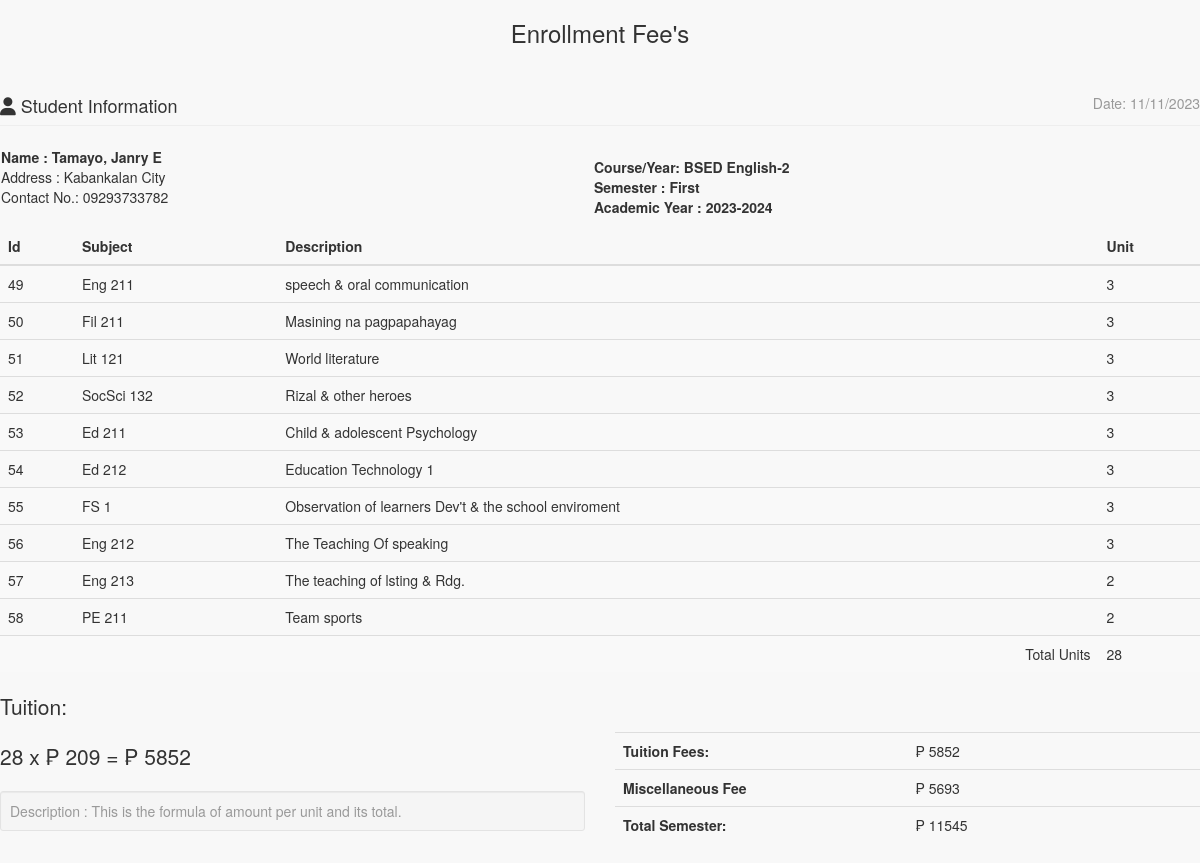
The page /admin/enrollees/statementaccnt.php?IDNO=100000057 on the database its author committed.
### tables this page shows
CREATE TABLE `tblstudent` (
  `S_ID` int(11) NOT NULL AUTO_INCREMENT,
  `IDNO` int(20) NOT NULL,
  `FNAME` varchar(40) NOT NULL,
  `LNAME` varchar(40) NOT NULL,
  `MNAME` varchar(40) NOT NULL,
  `SEX` varchar(10) NOT NULL DEFAULT 'Male',
  `BDAY` date NOT NULL,
  `BPLACE` text NOT NULL,
  `STATUS` varchar(30) NOT NULL,
  `AGE` int(30) NOT NULL,
  `NATIONALITY` varchar(40) NOT NULL,
  `RELIGION` varchar(255) NOT NULL,
  `CONTACT_NO` varchar(40) NOT NULL,
  `HOME_ADD` text NOT NULL,
  `ACC_USERNAME` varchar(255) NOT NULL,
  `ACC_PASSWORD` text NOT NULL,
  `student_status` text NOT NULL,
  `YEARLEVEL` int(11) NOT NULL,
  `COURSE_ID` int(11) NOT NULL,
  `STUDPHOTO` varchar(255) NOT NULL,
  `SEMESTER` varchar(30) NOT NULL,
  `SYEAR` varchar(30) NOT NULL,
  `NewEnrollees` tinyint(1) NOT NULL,
  PRIMARY KEY (`S_ID`),
  UNIQUE KEY `IDNO` (`IDNO`)
);

CREATE TABLE `course` (
  `COURSE_ID` int(11) NOT NULL AUTO_INCREMENT,
  `COURSE_NAME` varchar(30) NOT NULL,
  `COURSE_LEVEL` int(11) NOT NULL DEFAULT '1',
  `COURSE_MAJOR` varchar(30) NOT NULL DEFAULT 'None',
  `COURSE_DESC` varchar(255) NOT NULL,
  `DEPT_ID` int(11) NOT NULL,
  `SETSEMESTER` varchar(90) NOT NULL,
  PRIMARY KEY (`COURSE_ID`),
  KEY `DEPT_ID` (`DEPT_ID`)
);

CREATE TABLE `subject` (
  `SUBJ_ID` int(11) NOT NULL AUTO_INCREMENT,
  `SUBJ_CODE` varchar(30) NOT NULL,
  `SUBJ_DESCRIPTION` varchar(255) NOT NULL,
  `UNIT` int(2) NOT NULL,
  `PRE_REQUISITE` varchar(30) NOT NULL DEFAULT 'None',
  `COURSE_ID` int(11) NOT NULL,
  `AY` varchar(30) NOT NULL,
  `SEMESTER` varchar(20) NOT NULL,
  `PreTaken` tinyint(1) NOT NULL,
  PRIMARY KEY (`SUBJ_ID`),
  KEY `COURSE_ID` (`COURSE_ID`)
);

### include/database.php (called while the page is built, shortened)
<?php
class Database {
	var $sql_string = '';
	public $conn;
	public function open_connection() {
		$this->conn = mysqli_connect(server,user,pass);
		if(!$this->conn){
			echo "Problem in database connection! Contact administrator!";
			exit();
		}else{
			$db_select = mysqli_select_db($this->conn,database_name);
		}
	}
	function setQuery($sql='') {
		$this->sql_string=$sql;
	}
	function executeQuery() {
		$result = mysqli_query($this->conn,$this->sql_string);
		return $result;
	}
	private function confirm_query($result) {
		return $result;
	}
	function loadResultList( $key='' ) {
		$cur = $this->executeQuery();
		$array = array();
		while ($row = mysqli_fetch_object($cur)) {
			if ($key) {
				$array[$row->$key] = $row;
			} else {
				$array[] = $row;
			}
		}
		return $array;
	}
	function loadSingleResult() {
		$cur = $this->executeQuery();
		while ($row = mysqli_fetch_object($cur)) {
		return $data = $row;
		}
	}
}
$mydb = new Database();
?>

### include/students.php (called while the page is built, shortened)
<?php
require_once(LIB_PATH.DS.'database.php');
class Student {
	protected static  $tblname = "tblstudent";
	function single_student($id=""){
			global $mydb;
			$mydb->setQuery("SELECT * FROM ".self::$tblname."
				Where IDNO= '{$id}' LIMIT 1");
			$cur = $mydb->loadSingleResult();
			return $cur;
	}
}
?>

### include/courses.php (called while the page is built, shortened)
<?php
require_once(LIB_PATH.DS.'database.php');
class Course {
	protected static  $tblname = "course";
	function single_course($id=""){
			global $mydb;
			$mydb->setQuery("SELECT * FROM ".self::$tblname."
				Where COURSE_ID= '{$id}' LIMIT 1");
			$cur = $mydb->loadSingleResult();
			return $cur;
	}
}
?>

### admin/enrollees/statementaccnt.php (the view, shortened to what this page needs)
<?php
require_once("../../include/initialize.php");
?>
<!DOCTYPE html>
<html>
<head>
  <link href="<?php echo web_root; ?>admin/css/bootstrap.min.css" rel="stylesheet">
    <link href="<?php echo web_root; ?>admin/css/metisMenu.min.css" rel="stylesheet">
    <link href="<?php echo web_root; ?>admin/css/timeline.css" rel="stylesheet">
    <link href="<?php echo web_root; ?>admin/css/sb-admin-2.css" rel="stylesheet">
   <link href="<?php echo web_root; ?>admin/css/morris.css" rel="stylesheet">
    <link href="<?php echo web_root; ?>admin/font/css/font-awesome.min.css" rel="stylesheet" type="text/css">
  <link href="<?php echo web_root; ?>admin/font/font-awesome.min.css" rel="stylesheet" type="text/css">
    <link href="<?php echo web_root; ?>admin/css/dataTables.bootstrap.css" rel="stylesheet">
<link href="<?php echo web_root; ?>css/bootstrap-datetimepicker.min.css" rel="stylesheet" media="screen">
 <link href="<?php echo web_root; ?>css/datepicker.css" rel="stylesheet" media="screen">
 <link href="<?php echo web_root; ?>admin/css/costum.css" rel="stylesheet">
</head>
<body onload="window.print();">
<div class="wrapper">
    <section class="invoice">
      <div class="row">
        <h3 align="center">Enrollment Fee's</h3>
      </div>
      <div class="row">
        <div class="col-xs-12">
          <h4 class="page-header">
            <i class="fa fa-user"></i> Student Information
            <small class="pull-right">Date: <?php echo date('m/d/Y'); ?></small>
          </h4>
        </div>
      </div>
      <?php
      $student = New Student();
      $stud = $student->single_student($_GET['IDNO']);
      ?>
      <table>
        <tr>
          <td width="75%" colspan="2" >
            <address>
            <b>Name : <?php echo $stud->LNAME. ', ' .$stud->FNAME .' ' .$stud->MNAME;?></b><br>
            Address : <?php echo $stud->HOME_ADD;?><br>
            Contact No.: <?php echo $stud->CONTACT_NO;?><br>
          </address>
          </td>
          <td >
             <b>Course/Year:  <?php
            $course = New Course();
            $singlecourse = $course->single_course($stud->COURSE_ID);
            echo $_SESSION['COURSE_YEAR'] = $singlecourse->COURSE_NAME.'-'.$singlecourse->COURSE_LEVEL;
            ?></b><br>
          <b>Semester : <?php echo $_SESSION['SEMESTER']; ?></b> <br/>
          <b>Academic Year : <?php echo $_SESSION['SY']; ?></b>
          </td>
        </tr>
      </table>
<?php
  if (isset($_SESSION['admingvCart'])){
?>
<div class="row">
  <div class="col-xs-12 table-responsive">
    <table class="table table-striped">
      <thead>
      <tr>
        <th>Id</th>
        <th>Subject</th>
        <th>Description</th>
        <th>Unit</th>
      </tr>
      </thead>
      <tbody>
      <?php
        $totunit = 0;
             $count_cart = count($_SESSION['admingvCart']);
                for ($i=0; $i < $count_cart  ; $i++) {
                    $query = "SELECT * FROM `subject` s, `course` c WHERE s.COURSE_ID=c.COURSE_ID AND SUBJ_ID=" . $_SESSION['admingvCart'][$i]['subjectid'];
                     $mydb->setQuery($query);
                     $cur = $mydb->loadResultList();
                      foreach ($cur as $result) {
                         echo '<tr>';
                          echo '<td>' . $result->SUBJ_ID.'</a></td>';
                          echo '<td>'. $result->SUBJ_CODE.'</td>';
                          echo '<td>'. $result->SUBJ_DESCRIPTION.'</td>';
                          echo '<td>' . $result->UNIT.'</a></td>';
                          echo '</tr>';
                          $totunit +=  $result->UNIT;
                      }
                }
          ?>
      </tbody>
     </table>
<?php
}else{
?>
    <table class="table table-striped">
      <thead>
      <tr>
        <th>Id</th>
        <th>Subject</th>
        <th>Description</th>
        <th>Unit</th>
      </tr>
      </thead>
      <tbody>
      <?php
       $totunit = 0;
      $mydb->setQuery("SELECT * FROM `subject` s, `course` c
        WHERE s.COURSE_ID=c.COURSE_ID AND s.COURSE_ID=".$_SESSION['COURSEID']." AND SEMESTER='".$_SESSION['SEMESTER']."'");
      $cur = $mydb->loadResultList();
      foreach ($cur as $result) {
        echo '<tr>';
        echo '<td>'.$result->SUBJ_ID.'</td>';
        echo '<td>'.$result->SUBJ_CODE.'</td>';
        echo '<td>'.$result->SUBJ_DESCRIPTION.'</td>';
        echo '<td>'.$result->UNIT.'</td>';
        echo '</tr>';
        $totunit +=  $result->UNIT;
      }
      ?>
      <tr>
      <td colspan="3" align="right" >Total Units</td>
      <td><?php echo $totunit;?></td>
      </tr>
      </tbody>
    </table>
<?php
}
?>
   <div class="row">
        <div class="col-xs-6">
          <p class="lead">Tuition:</p>
        <p class="lead">
          <?php
           $perunit = 209;
           $entrancefee = 5693;
           $subtot = $totunit * $perunit;
           $totsem = $entrancefee + $subtot;
           echo $totunit .' x  &#8369 ' . $perunit . ' =  &#8369 ' . $subtot ;
           ?>
          </p>
          <p class="text-muted well well-sm no-shadow" style="margin-top: 10px;">
           Description : This is the formula of amount per unit and its total.
          </p>
        </div>
        <div class="col-xs-6">
         <br/>
         <br/>
            <table class="table">
              <tr>
                <th style="width:50%">Tuition Fees:</th>
                <td>  &#8369 <?php echo  $subtot; ?></td>
              </tr>
              <tr>
                <th>Miscellaneous Fee</th>
                <td>  &#8369 <?php echo  $entrancefee  ; ?></td>
              </tr>
              <tr>
                <th>Total Semester:</th>
                <td>  &#8369 <?php echo  $totsem; ?>
                </td>
              </tr>
            </table>
          </div>
      </div>
    </section>
    </div>
 </body>
 </html>

### admin/css/sb-admin-2.css (style rules this page uses)
body { background-color: #f8f8f8; }

### rows shown on the page
tblstudent: LNAME "Tamayo", FNAME "Janry", MNAME "E", HOME_ADD "Kabankalan City", CONTACT_NO "09293733782"
course: COURSE_NAME+COURSE_LEVEL "BSED English-2"
subject: SUBJ_ID "49", SUBJ_CODE "Eng 211", SUBJ_DESCRIPTION "speech & oral communication", UNIT "3"
subject: SUBJ_ID "50", SUBJ_CODE "Fil 211", SUBJ_DESCRIPTION "Masining na pagpapahayag", UNIT "3"
subject: SUBJ_ID "51", SUBJ_CODE "Lit 121", SUBJ_DESCRIPTION "World literature", UNIT "3"
subject: SUBJ_ID "52", SUBJ_CODE "SocSci 132", SUBJ_DESCRIPTION "Rizal & other heroes", UNIT "3"
subject: SUBJ_ID "53", SUBJ_CODE "Ed 211", SUBJ_DESCRIPTION "Child & adolescent Psychology", UNIT "3"
subject: SUBJ_ID "54", SUBJ_CODE "Ed 212", SUBJ_DESCRIPTION "Education Technology 1", UNIT "3"
subject: SUBJ_ID "55", SUBJ_CODE "FS 1", SUBJ_DESCRIPTION "Observation of learners Dev't & the school enviroment", UNIT "3"
subject: SUBJ_ID "56", SUBJ_CODE "Eng 212", SUBJ_DESCRIPTION "The Teaching Of speaking", UNIT "3"
subject: SUBJ_ID "57", SUBJ_CODE "Eng 213", SUBJ_DESCRIPTION "The teaching of lsting & Rdg.", UNIT "2"
subject: SUBJ_ID "58", SUBJ_CODE "PE 211", SUBJ_DESCRIPTION "Team sports", UNIT "2"

### other values the page prints
$_SESSION['SEMESTER'] "First"
$_SESSION['SY'] "2023-2024"
$totunit "28"
$perunit "209"
$subtot "5852"
$entrancefee "5693"
$totsem "11545"
